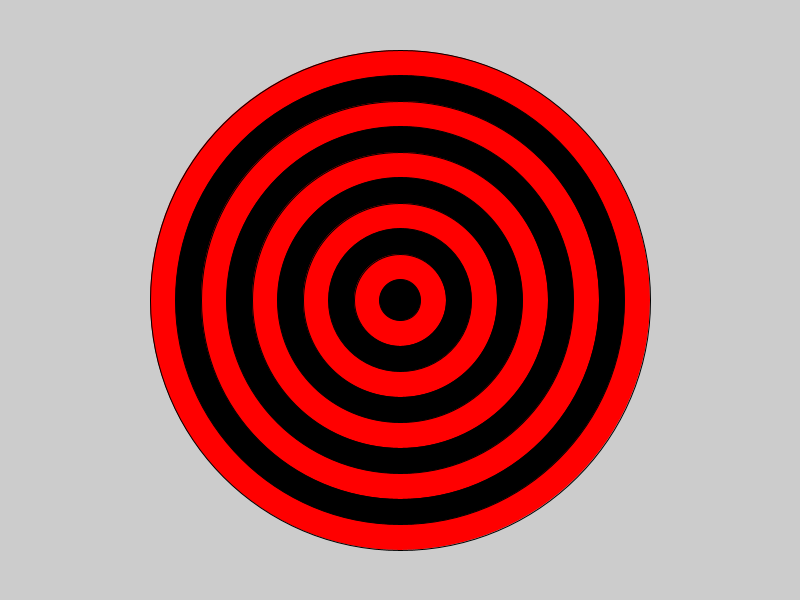
Frame 1 (no input)
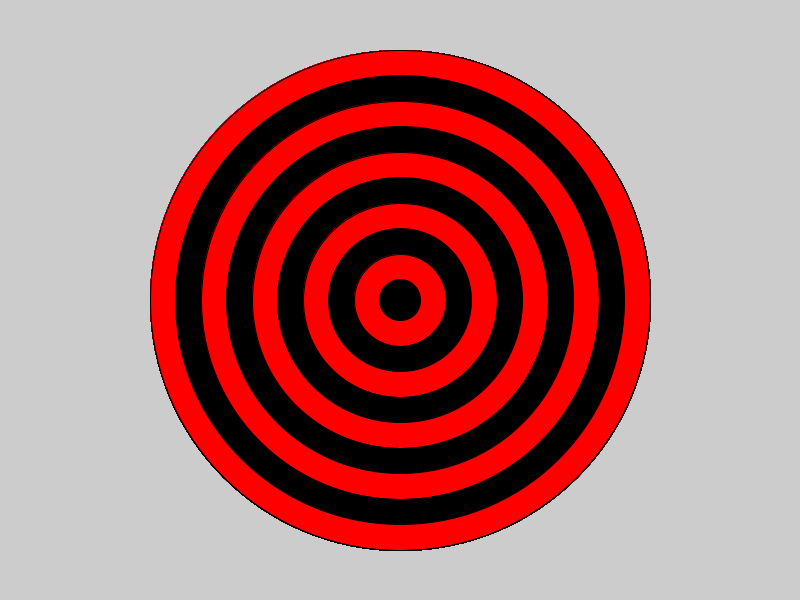
Frame 60 (the mouse pressed at the canvas centre just before this capture)
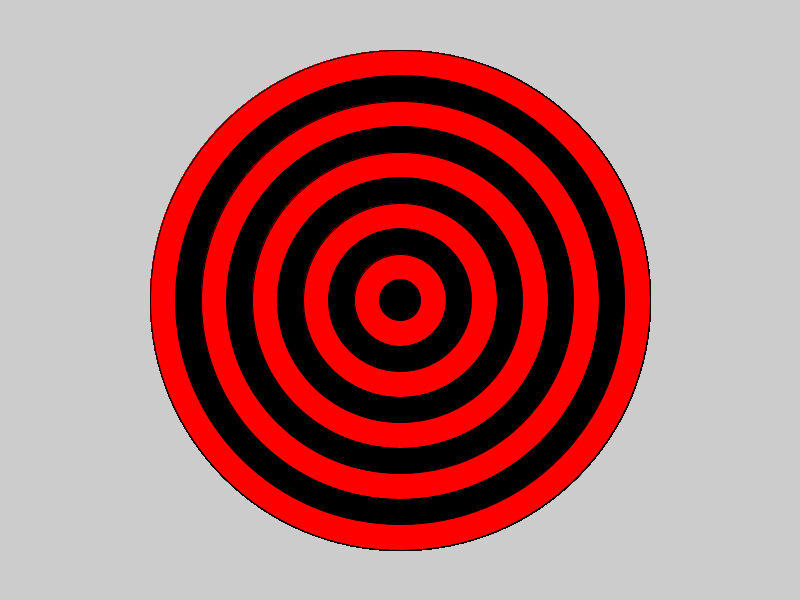
Frame 120 (the mouse held since frame 60 and released just before this capture)

The Processing sketch that drew these frames (run headless with seeded random() and noise(); from frame 60 on, the mouse is pressed at the canvas centre):

// Processing sketch: sketch_200308b
// ── sketch_200308b.pde
void setup(){
  size(800,600);
}

void draw(){
  for (int i = 500; i > 0; i-=51) {
  if(i%2==0){
    fill(255,0,0);
}
  else{
    fill(0,0,0);
}
  ellipse(400,300,i,i);
  
  }
}
